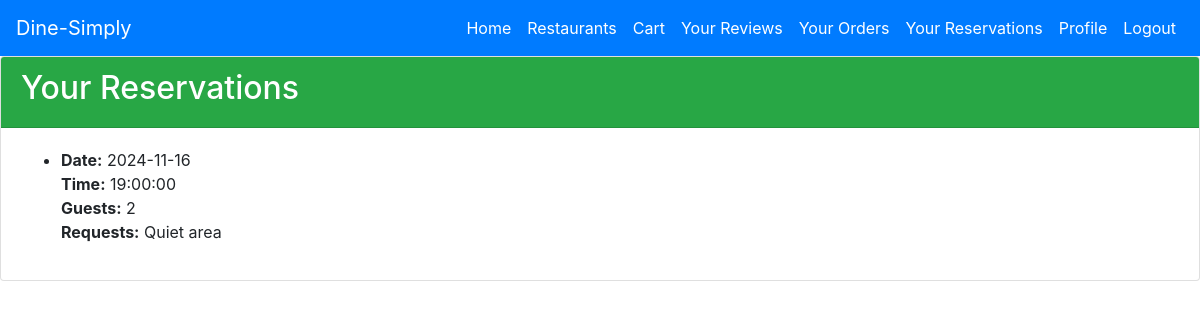
Before: /reservations_all (signed in) with the older database file.
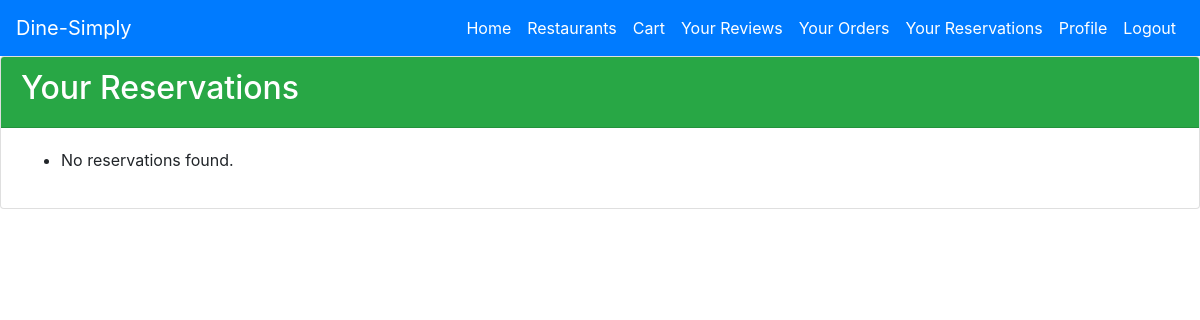
After: the same page with the newer database file.
### tables this page shows
CREATE TABLE Reservation (
    ReservationID INTEGER PRIMARY KEY AUTOINCREMENT,
    UserID INT,
    RestaurantID INT,
    ReservationDate DATE,
    ReservationTime TIME,
    ReservationEndTime TIME,
    NumberOfGuests INT,
    SpecialRequests VARCHAR(255),
    FOREIGN KEY (UserID) REFERENCES User(UserID),
    FOREIGN KEY (RestaurantID) REFERENCES Restaurant(RestaurantID)
);

### app.py (the view)
@app.route('/reservations_all')
@login_required
def reservations_all():
    conn = get_db_connection()
    reservations = conn.execute('''
        SELECT Reservation.*, Restaurant.Name as RestaurantName
        FROM Reservation
        JOIN Restaurant ON Reservation.RestaurantID = Restaurant.RestaurantID
        WHERE UserID = ?
        ORDER BY ReservationDate DESC, ReservationTime DESC
    ''', (current_user.id,)).fetchall()
    conn.close()
    return render_template('reservations_overall.html', reservations=reservations)

### app.py (called while the page is built)
def get_db_connection():
    conn = sqlite3.connect(db_path)
    conn.row_factory = sqlite3.Row
    return conn

@login_manager.user_loader
def load_user(user_id):
    return User.get(user_id)

def format_time(value):
    try:
        dt = datetime.strptime(value, '%H:%M')
        return dt.strftime('%I:%M:%S %p')
    except ValueError:
        return value  # Return the original value if parsing fails

    @staticmethod
    def get(user_id):
        conn = get_db_connection()
        user = conn.execute('SELECT * FROM User WHERE UserID = ?', (user_id,)).fetchone()
        conn.close()
        if user:
            return User(*user)
        return None

### templates/reservations_overall.html (shortened to what this page needs)
<!DOCTYPE html>
<html lang="en">
<head>
    <link rel="stylesheet" href="https://stackpath.bootstrapcdn.com/bootstrap/4.5.0/css/bootstrap.min.css">
</head>
<body>
    {% include 'navbar_customer.html' %}
    <div class="card">
        <div class="card-header bg-success text-white">
            <h2>Your Reservations</h2>
        </div>
        <div class="card-body">
            <ul>
                {% for res in reservations %}
                <li>
                    <strong>Date:</strong> {{ res['ReservationDate'] }}<br>
                    <strong>Time:</strong> {{ res['ReservationTime']|format_time }}<br>
                    <strong>Guests:</strong> {{ res['NumberOfGuests'] }}<br>
                    <strong>Requests:</strong> {{ res['SpecialRequests'] or 'None' }}
                </li>
                {% else %}
                <li>No reservations found.</li>
                {% endfor %}
            </ul>
        </div>
    </div>
</body>
</html>

Changed rows visible on the page:
removed Reservation: ReservationDate "2024-11-16", ReservationTime "19:00:00", NumberOfGuests "2", SpecialRequests "Quiet area"
Other visible differences:
text now shown: "No reservations found."
